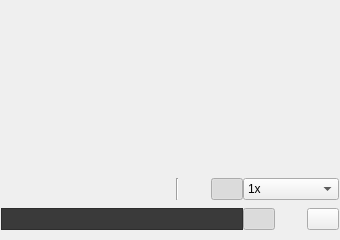
<?xml version="1.0" encoding="UTF-8"?>
<ui version="4.0">
 <class>MainDisplayWidget</class>
 <widget class="QWidget" name="MainDisplayWidget">
  <property name="geometry">
   <rect>
    <x>0</x>
    <y>0</y>
    <width>340</width>
    <height>240</height>
   </rect>
  </property>
  <property name="sizePolicy">
   <sizepolicy hsizetype="Preferred" vsizetype="Expanding">
    <horstretch>0</horstretch>
    <verstretch>0</verstretch>
   </sizepolicy>
  </property>
  <property name="minimumSize">
   <size>
    <width>340</width>
    <height>240</height>
   </size>
  </property>
  <property name="windowTitle">
   <string>Form</string>
  </property>
  <layout class="QVBoxLayout" name="verticalLayout">
   <property name="spacing">
    <number>1</number>
   </property>
   <property name="margin">
    <number>0</number>
   </property>
   <item>
    <widget class="MainImageWidget" name="mainImageWidget" native="true">
     <property name="sizePolicy">
      <sizepolicy hsizetype="Preferred" vsizetype="Expanding">
       <horstretch>0</horstretch>
       <verstretch>0</verstretch>
      </sizepolicy>
     </property>
    </widget>
   </item>
   <item>
    <widget class="QStackedWidget" name="stackedWidget">
     <property name="sizePolicy">
      <sizepolicy hsizetype="Preferred" vsizetype="Minimum">
       <horstretch>0</horstretch>
       <verstretch>0</verstretch>
      </sizepolicy>
     </property>
     <property name="maximumSize">
      <size>
       <width>16777215</width>
       <height>70</height>
      </size>
     </property>
     <property name="currentIndex">
      <number>0</number>
     </property>
     <widget class="QWidget" name="pageMovie">
      <property name="sizePolicy">
       <sizepolicy hsizetype="Preferred" vsizetype="Minimum">
        <horstretch>0</horstretch>
        <verstretch>0</verstretch>
       </sizepolicy>
      </property>
      <layout class="QVBoxLayout" name="verticalLayout_2">
       <property name="spacing">
        <number>0</number>
       </property>
       <property name="margin">
        <number>0</number>
       </property>
       <item>
        <widget class="QWidget" name="movieToolbarWidget" native="true">
         <layout class="QGridLayout" name="gridLayout_2">
          <property name="horizontalSpacing">
           <number>0</number>
          </property>
          <property name="verticalSpacing">
           <number>1</number>
          </property>
          <property name="margin">
           <number>1</number>
          </property>
          <item row="0" column="0">
           <widget class="QPushButton" name="goFirstButton">
            <property name="maximumSize">
             <size>
              <width>28</width>
              <height>16777215</height>
             </size>
            </property>
            <property name="toolTip">
             <string>Go to first image</string>
            </property>
            <property name="text">
             <string/>
            </property>
            <property name="icon">
             <iconset resource="../ema.qrc">
              <normaloff>:/icons/16x16/media-seek-backward.png</normaloff>:/icons/16x16/media-seek-backward.png</iconset>
            </property>
            <property name="iconSize">
             <size>
              <width>22</width>
              <height>22</height>
             </size>
            </property>
            <property name="flat">
             <bool>true</bool>
            </property>
           </widget>
          </item>
          <item row="0" column="1">
           <widget class="QPushButton" name="goPrevButton">
            <property name="maximumSize">
             <size>
              <width>28</width>
              <height>16777215</height>
             </size>
            </property>
            <property name="toolTip">
             <string>Go to previous image</string>
            </property>
            <property name="text">
             <string/>
            </property>
            <property name="icon">
             <iconset resource="../ema.qrc">
              <normaloff>:/icons/16x16/media-skip-backward.png</normaloff>:/icons/16x16/media-skip-backward.png</iconset>
            </property>
            <property name="iconSize">
             <size>
              <width>22</width>
              <height>22</height>
             </size>
            </property>
            <property name="flat">
             <bool>true</bool>
            </property>
           </widget>
          </item>
          <item row="0" column="2">
           <widget class="QPushButton" name="playButton">
            <property name="maximumSize">
             <size>
              <width>40</width>
              <height>16777215</height>
             </size>
            </property>
            <property name="toolTip">
             <string>Play/pause</string>
            </property>
            <property name="text">
             <string/>
            </property>
            <property name="icon">
             <iconset resource="../ema.qrc">
              <normaloff>:/icons/16x16/media-playback-start.png</normaloff>
              <normalon>:/icons/16x16/media-playback-pause.png</normalon>:/icons/16x16/media-playback-start.png</iconset>
            </property>
            <property name="iconSize">
             <size>
              <width>22</width>
              <height>22</height>
             </size>
            </property>
            <property name="shortcut">
             <string>Space</string>
            </property>
            <property name="checkable">
             <bool>true</bool>
            </property>
            <property name="flat">
             <bool>true</bool>
            </property>
           </widget>
          </item>
          <item row="0" column="3">
           <widget class="QPushButton" name="goNextButton">
            <property name="maximumSize">
             <size>
              <width>28</width>
              <height>16777215</height>
             </size>
            </property>
            <property name="toolTip">
             <string>Go to next image</string>
            </property>
            <property name="text">
             <string/>
            </property>
            <property name="icon">
             <iconset resource="../ema.qrc">
              <normaloff>:/icons/16x16/media-skip-forward.png</normaloff>:/icons/16x16/media-skip-forward.png</iconset>
            </property>
            <property name="iconSize">
             <size>
              <width>22</width>
              <height>22</height>
             </size>
            </property>
            <property name="flat">
             <bool>true</bool>
            </property>
           </widget>
          </item>
          <item row="0" column="7">
           <widget class="QPushButton" name="grayscaleButton">
            <property name="maximumSize">
             <size>
              <width>32</width>
              <height>16777215</height>
             </size>
            </property>
            <property name="toolTip">
             <string>Use grayscale input instead of color</string>
            </property>
            <property name="text">
             <string/>
            </property>
            <property name="icon">
             <iconset resource="../../main/piaf.qrc">
              <normaloff>:/images/22x22/view-color.png</normaloff>
              <normalon>:/images/22x22/view-gray.png</normalon>:/images/22x22/view-color.png</iconset>
            </property>
            <property name="checkable">
             <bool>true</bool>
            </property>
            <property name="flat">
             <bool>true</bool>
            </property>
           </widget>
          </item>
          <item row="0" column="8">
           <widget class="QPushButton" name="realisticButton">
            <property name="maximumSize">
             <size>
              <width>32</width>
              <height>16777215</height>
             </size>
            </property>
            <property name="toolTip">
             <string>Display/process every frame</string>
            </property>
            <property name="statusTip">
             <string>Display every frame, e.g. do not drop frames, even it's slower than real time</string>
            </property>
            <property name="text">
             <string/>
            </property>
            <property name="icon">
             <iconset resource="../../main/piaf.qrc">
              <normaloff>:/images/22x22/focus.png</normaloff>:/images/22x22/focus.png</iconset>
            </property>
            <property name="iconSize">
             <size>
              <width>22</width>
              <height>22</height>
             </size>
            </property>
            <property name="checkable">
             <bool>true</bool>
            </property>
            <property name="checked">
             <bool>true</bool>
            </property>
           </widget>
          </item>
          <item row="0" column="9" colspan="3">
           <widget class="QComboBox" name="speedComboBox">
            <property name="sizePolicy">
             <sizepolicy hsizetype="Minimum" vsizetype="Fixed">
              <horstretch>0</horstretch>
              <verstretch>0</verstretch>
             </sizepolicy>
            </property>
            <property name="toolTip">
             <string>Change speed factor</string>
            </property>
            <property name="currentIndex">
             <number>2</number>
            </property>
            <item>
             <property name="text">
              <string>1/4x</string>
             </property>
            </item>
            <item>
             <property name="text">
              <string>1/2x</string>
             </property>
            </item>
            <item>
             <property name="text">
              <string>1x</string>
             </property>
            </item>
            <item>
             <property name="text">
              <string>2x</string>
             </property>
            </item>
            <item>
             <property name="text">
              <string>4x</string>
             </property>
            </item>
            <item>
             <property name="text">
              <string>8x</string>
             </property>
            </item>
           </widget>
          </item>
          <item row="1" column="11">
           <widget class="QPushButton" name="bookmarksButton">
            <property name="maximumSize">
             <size>
              <width>32</width>
              <height>16777215</height>
             </size>
            </property>
            <property name="toolTip">
             <string>Bookmarks menu</string>
            </property>
            <property name="text">
             <string/>
            </property>
            <property name="icon">
             <iconset resource="../ema.qrc">
              <normaloff>:/icons/16x16/bookmark-toolbar.png</normaloff>:/icons/16x16/bookmark-toolbar.png</iconset>
            </property>
            <property name="iconSize">
             <size>
              <width>22</width>
              <height>22</height>
             </size>
            </property>
           </widget>
          </item>
          <item row="0" column="4">
           <widget class="QPushButton" name="goLastButton">
            <property name="maximumSize">
             <size>
              <width>28</width>
              <height>16777215</height>
             </size>
            </property>
            <property name="toolTip">
             <string>Go to last image</string>
            </property>
            <property name="text">
             <string/>
            </property>
            <property name="icon">
             <iconset resource="../ema.qrc">
              <normaloff>:/icons/16x16/media-seek-forward.png</normaloff>:/icons/16x16/media-seek-forward.png</iconset>
            </property>
            <property name="iconSize">
             <size>
              <width>22</width>
              <height>22</height>
             </size>
            </property>
            <property name="flat">
             <bool>true</bool>
            </property>
           </widget>
          </item>
          <item row="0" column="6">
           <widget class="Line" name="line">
            <property name="orientation">
             <enum>Qt::Vertical</enum>
            </property>
           </widget>
          </item>
          <item row="1" column="10">
           <widget class="QPushButton" name="addBkmkButton">
            <property name="maximumSize">
             <size>
              <width>32</width>
              <height>16777215</height>
             </size>
            </property>
            <property name="toolTip">
             <string>Add a new bookmark at current position</string>
            </property>
            <property name="text">
             <string/>
            </property>
            <property name="icon">
             <iconset resource="../ema.qrc">
              <normaloff>:/icons/16x16/rating.png</normaloff>:/icons/16x16/rating.png</iconset>
            </property>
            <property name="iconSize">
             <size>
              <width>22</width>
              <height>22</height>
             </size>
            </property>
            <property name="shortcut">
             <string>Ctrl+B</string>
            </property>
            <property name="flat">
             <bool>true</bool>
            </property>
           </widget>
          </item>
          <item row="1" column="0" colspan="9">
           <widget class="TimeLineWidget" name="timeLineWidget">
            <property name="sizePolicy">
             <sizepolicy hsizetype="Expanding" vsizetype="Preferred">
              <horstretch>0</horstretch>
              <verstretch>0</verstretch>
             </sizepolicy>
            </property>
            <property name="maximumSize">
             <size>
              <width>16777215</width>
              <height>22</height>
             </size>
            </property>
            <property name="styleSheet">
             <string notr="true">background-color: rgb(58, 58, 58);</string>
            </property>
            <property name="frameShape">
             <enum>QFrame::StyledPanel</enum>
            </property>
            <property name="text">
             <string/>
            </property>
           </widget>
          </item>
          <item row="1" column="9">
           <widget class="QPushButton" name="magneticButton">
            <property name="maximumSize">
             <size>
              <width>32</width>
              <height>16777215</height>
             </size>
            </property>
            <property name="toolTip">
             <string>Magnetic navigation mode</string>
            </property>
            <property name="text">
             <string/>
            </property>
            <property name="icon">
             <iconset resource="../ema.qrc">
              <normaloff>:/icons/22x22/icon-magnet.png</normaloff>:/icons/22x22/icon-magnet.png</iconset>
            </property>
            <property name="iconSize">
             <size>
              <width>22</width>
              <height>22</height>
             </size>
            </property>
            <property name="checkable">
             <bool>true</bool>
            </property>
            <property name="checked">
             <bool>true</bool>
            </property>
            <property name="flat">
             <bool>true</bool>
            </property>
           </widget>
          </item>
         </layout>
        </widget>
       </item>
      </layout>
     </widget>
     <widget class="QWidget" name="page_device">
      <layout class="QGridLayout" name="gridLayout">
       <property name="margin">
        <number>0</number>
       </property>
       <property name="spacing">
        <number>0</number>
       </property>
       <item row="0" column="0">
        <widget class="QPushButton" name="devicePlayButton">
         <property name="toolTip">
          <string>Play/pause</string>
         </property>
         <property name="text">
          <string/>
         </property>
         <property name="icon">
          <iconset resource="../ema.qrc">
           <normaloff>:/icons/16x16/media-playback-start.png</normaloff>
           <normalon>:/icons/16x16/media-playback-pause.png</normalon>:/icons/16x16/media-playback-start.png</iconset>
         </property>
         <property name="iconSize">
          <size>
           <width>22</width>
           <height>22</height>
          </size>
         </property>
         <property name="shortcut">
          <string>Space</string>
         </property>
         <property name="checkable">
          <bool>true</bool>
         </property>
         <property name="checked">
          <bool>true</bool>
         </property>
         <property name="flat">
          <bool>true</bool>
         </property>
        </widget>
       </item>
       <item row="0" column="1">
        <widget class="QCheckBox" name="limitFpsCheckBox">
         <property name="text">
          <string>limit fps @</string>
         </property>
        </widget>
       </item>
       <item row="0" column="2">
        <widget class="QSpinBox" name="limitFpsSpinBox">
         <property name="enabled">
          <bool>false</bool>
         </property>
         <property name="toolTip">
          <string>FPS display limit in frames per second</string>
         </property>
         <property name="statusTip">
          <string>FPS display limit in frames per second</string>
         </property>
        </widget>
       </item>
       <item row="0" column="4">
        <widget class="QPushButton" name="deviceSettingsButton">
         <property name="toolTip">
          <string>Edit device settings</string>
         </property>
         <property name="statusTip">
          <string>Edit device settings</string>
         </property>
         <property name="text">
          <string/>
         </property>
         <property name="icon">
          <iconset resource="../ema.qrc">
           <normaloff>:/icons/22x22/mixer-front.png</normaloff>:/icons/22x22/mixer-front.png</iconset>
         </property>
         <property name="flat">
          <bool>true</bool>
         </property>
        </widget>
       </item>
       <item row="0" column="3">
        <spacer name="horizontalSpacer_2">
         <property name="orientation">
          <enum>Qt::Horizontal</enum>
         </property>
         <property name="sizeHint" stdset="0">
          <size>
           <width>40</width>
           <height>20</height>
          </size>
         </property>
        </spacer>
       </item>
       <item row="1" column="0" colspan="2">
        <widget class="QLabel" name="label">
         <property name="text">
          <string>Info:</string>
         </property>
        </widget>
       </item>
       <item row="1" column="2" colspan="3">
        <widget class="QLabel" name="label_2">
         <property name="text">
          <string>--</string>
         </property>
        </widget>
       </item>
      </layout>
     </widget>
    </widget>
   </item>
  </layout>
 </widget>
 <customwidgets>
  <customwidget>
   <class>MainImageWidget</class>
   <extends>QWidget</extends>
   <header location="global">mainimagewidget.h</header>
   <container>1</container>
  </customwidget>
  <customwidget>
   <class>TimeLineWidget</class>
   <extends>QLabel</extends>
   <header>timelinewidget.h</header>
  </customwidget>
 </customwidgets>
 <resources>
  <include location="../ema.qrc"/>
  <include location="../../main/piaf.qrc"/>
 </resources>
 <connections/>
</ui>
